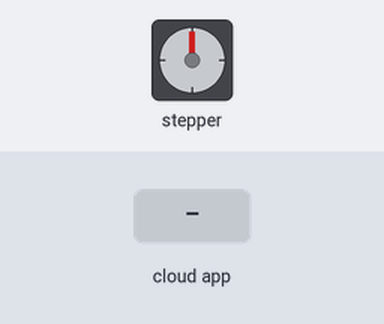
This sketch was run on a simulated ESP32. Parts: stepper motor. The test bench sets the inputs (shaded band). WiFi joins after 1.5 s; servers stay silent unless stated; the local clock reads 2024-03-15 10:24:30 at power-on unless the sketch sets it; random numbers use the default seed unless the sketch sets one; the Firebase database answers and starts empty; stepper angles assume 800 steps per turn; what the sketch prints to the serial monitor is not drawn.

Above: at 2.7 s.
2.8 s: the phone or cloud app sets Connect to 1
5.1 s: the phone or cloud app sets Right to 1
At 6.5 s:
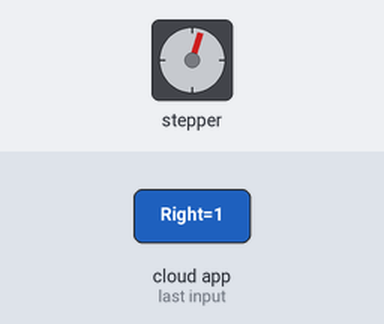
At 7.1 s:
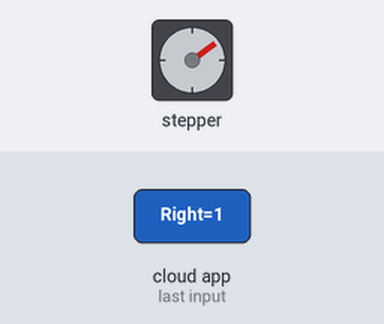
11.1 s: the phone or cloud app sets Left to 1
At 13.4 s:
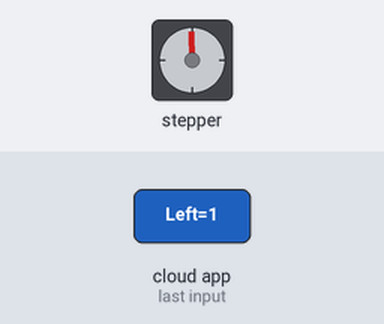
Timing chart, 0 to 20.1 s (numbered marks = the images above; inputs shaded):
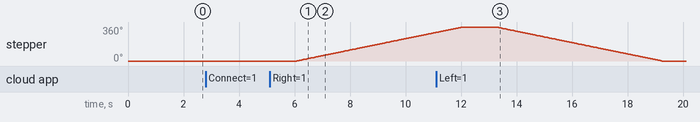

The sketch:

firebase-read-and-motor-control.ino
```cpp
#include <Arduino.h>
#include <Stepper.h>
#include <time.h>
#if defined(ESP32)
#include <WiFi.h>
#elif defined(ESP8266)
#include <ESP8266WiFi.h>
#endif
#include <Firebase_ESP_Client.h>

//Provide the token generation process info.
#include "addons/TokenHelper.h"
//Provide the RTDB payload printing info and other helper functions.
#include "addons/RTDBHelper.h"

// Insert your network credentials
//#define WIFI_SSID "HTWWWZULU-5G"
//#define WIFI_PASSWORD "P0reAdel"

// #define WIFI_SSID "MyAltice 31d611"
// #define WIFI_PASSWORD "3731-gold-55"

//Provide the token generation process info.
#include "addons/TokenHelper.h"
//Provide the RTDB payload printing info and other helper functions.
#include "addons/RTDBHelper.h"
#include "esp_wpa2.h" //wpa2 library for connections to Enterprise networks
#define EAP_IDENTITY "samueldixon@tamu.edu" //if connecting from another corporation, use identity@organisation.domain in Eduroam
#define EAP_USERNAME "samueldixon@tamu.edu" //oftentimes just a repeat of the identity
#define EAP_PASSWORD "Keeponrunning2021!" //your Eduroam password

// Insert Firebase project API Key
#define API_KEY "AIzaSyCE-ZxzhjvX3JlLi0XG0UbOObWI3Hsi6fg"

// Insert RTDB URLefine the RTDB URL */
#define DATABASE_URL "https://capstone-database-c7175-default-rtdb.firebaseio.com/"

//Define Firebase Data object
FirebaseData fbdo;
FirebaseAuth auth;
FirebaseConfig config;

const int stepsPerRevolution = 800;  // change this to fit the number of steps per revolution

// ULN2003 Motor Driver Pins
#define IN1 19
#define IN2 18
#define IN3 5
#define IN4 17

// initialize the stepper library
Stepper myStepper(stepsPerRevolution, IN1, IN3, IN2, IN4); // instatiate the stepper motor based off the pins defined

unsigned long sendDataPrevMillis = 0;
int count = 0;
bool signupOK = false; // to make sure wifi works
const char* ssid = "eduroam"; // Eduroam SSID
const char* host = "arduino.php5.sk"; //external server domain for HTTP connection after authentification

// Getting time from NTP Server
const char* ntpServer = "pool.ntp.org";
const long gmtOffset_sec = -21600; // calculate the corresponding offsets
const int daylightOffset_sec = 3600; // for the timezone of college station
struct tm timeinfo;
char timeStringBuff[50]; //50 chars should be enough

void update_time(String Sensor) { // update time utilizes time.h library to pull in the time to update the sensor readings
  getLocalTime(&timeinfo); // get the local time and store into the reference of timeinfo
  strftime(timeStringBuff, sizeof(timeStringBuff), "%A, %B %d %Y %H:%M:%S", &timeinfo); // storing the time reference infromation into the char[] buffer
  Firebase.RTDB.setString(&fbdo, "Sensors/"+Sensor+"/reading/timestamp", timeStringBuff); // setting the relevant sensor data to the timestringbuff
}

void setup() {
  Serial.begin(115200); // begin the serial terimnal with baud rate of 115200
  WiFi.mode(WIFI_STA); // set the wifi mode to begin
   WiFi.begin(ssid, WPA2_AUTH_PEAP, EAP_IDENTITY, EAP_USERNAME, EAP_PASSWORD); // connect to wifi with WPA enterpirse parameters.
  Serial.print("Connecting to Wi-Fi");
  while (WiFi.status() != WL_CONNECTED) { // while not connected delay
    Serial.print(".");
    delay(500);
  }
  Serial.println();
  Serial.print("Connected with IP: ");
  Serial.println(WiFi.localIP());
  Serial.println();

  /* Assign the api key (required) */
  config.api_key = API_KEY; // configurating the database api key

  /* Assign the RTDB URL (required) */
  config.database_url = DATABASE_URL; // configurating the database url

  /* Sign up */
  if (Firebase.signUp(&config, &auth, "", "")) {
    Serial.println("ok");
    signupOK = true; // signup varified by method above, so verify and update boolean
  } else {
    Serial.printf("%s\n", config.signer.signupError.message.c_str());
  }

  /* Assign the callback function for the long running token generation task */
  config.token_status_callback = tokenStatusCallback;  //see addons/TokenHelper.h

  Firebase.begin(&config, &auth); // begin the firebase
  Firebase.reconnectWiFi(true); // reconnect to the wifi (if possible)

  // set the speed at 60 rpm:
  myStepper.setSpeed(10); // set the speed of the mottor
  configTime(gmtOffset_sec, daylightOffset_sec, ntpServer); // configure the time from the ntp server

}

void loop() {
  if (Firebase.RTDB.getInt(&fbdo, "Flags/Connect")) { // make sure that the connection flag has been set
    if (fbdo.intData() == 1) {  // if the reference is 1, then we can do movement
      if (Firebase.RTDB.getInt(&fbdo, "Flags/Right")) { // now accessing the firebase database object and setting the right flag
        if (fbdo.intData() == 1) { // if the value of the flg is 1

          Serial.println("right == 1 , clockwise"); // print serial data and note direction of motor

          Firebase.RTDB.setInt(&fbdo, "Flags/Right", 0); // reset the right flag to be 0

          myStepper.step(stepsPerRevolution); // use stepper module to actuate the movement of the motor

          Firebase.RTDB.setFloat(&fbdo, "Sensors/Magnetometer1/reading/data", random(1,100)); // testing a random datapoint to be set to the database
          update_time("Magnetometer1"); // call subroutine to update the time of the magnetometer1 sensor

          Firebase.RTDB.setFloat(&fbdo, "Sensors/Magnetometer2/reading/data", random(1,100)); // testing a random datapoint to be set to the database
          update_time("Magnetometer2"); // call subroutine to update the time of the magnetometer2 sensor

          Firebase.RTDB.setFloat(&fbdo, "Sensors/PhotoDiode/reading/data", random(1,100)); // testing a random datapoint to be set to the database
          update_time("PhotoDiode"); // call subroutine to update the time of the photodiode sensor

          Firebase.RTDB.setInt(&fbdo, "Flags/Right", 0);  // otherwise print 0 to indicate no movement

        } else {
          Serial.println("right == 0, no movement"); // otherwise we do not move and serial print to the screen
          delay(500); // delay 500 ms so that we can see what is happening logically
        }
      } else {
        Serial.println("FAILED"); // otherwise print that there was a failure
        Serial.println("REASON: " + fbdo.errorReason()); // serially print the reason for error
      }

      if (Firebase.RTDB.getInt(&fbdo, "Flags/Left")) { // make sure that the connection flag has been set
        if (fbdo.intData() == 1) { // if the reference is 1, then we can do movement
          Serial.println("left == 1 , counterclockwise");
          myStepper.step(-stepsPerRevolution);
          Firebase.RTDB.setInt(&fbdo, "Flags/Left", 0); // reset the left flag to 0
        } else {
          Serial.println("left == 0, no movement");  // otherwise print 0 to indicate no movement
          delay(500); // delay by 500 ms
        }
      } else {
        Serial.println("FAILED");
        Serial.println("REASON: " + fbdo.errorReason());
      }
    }
  }
}
```

Measured:
- after the input at 2.8 s, every drawn part: stays the same
- after the input at 5.1 s, stepper: keeps turning clockwise at about 60°/s, starting after 0.97 s
